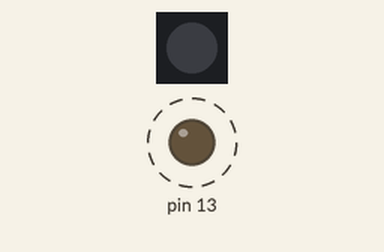
Recording of a sketch running on a simulated Arduino Mega 2560, built with avr-gcc and run on an emulated ATmega2560. Shown: 1 RGB LEDs in strip order, left to right, output pins drawn as LEDs (lit = HIGH). Dashed ring = blinking.

Above: at 0.5 s.
Timing chart, 0 to 4.6 s (numbered marks = the images above):
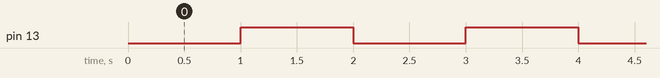

Measured:
- by itself, pin 13: alternates HIGH for 1.0 s and LOW for 1.0 s

The sketch:

blink.ino
```cpp
// Blink for SAMD21_USB by 10103.
//
// Although this is just an LED 'blink' test, it also
// references the APA102 via the DotStar library to turn
// the APA102 off, so could be considered a test of the
// DotStar/APA102 as well - even though it's not the
// most colourful way to test that component!

#include <Adafruit_DotStar.h>
#include <SPI.h>

// Define DOTSTAR DATA and CLOCK pins for the SAMD21_USB board
#define DATAPIN    41
#define CLOCKPIN   40

// There is only one pixel on the board
#define NUMPIXELS 1

// We reference the APA102 LED on the board so that we can turn it off,
// otherwise it defaults to a distractingly bright pinky-purple colour.
Adafruit_DotStar strip(1, DATAPIN, CLOCKPIN, DOTSTAR_BRG);

int onoff = LOW;

void setup() {

  pinMode(13, OUTPUT);
  strip.begin(); // Initialize pins for output
  strip.setBrightness(25);
  strip.show();  // Turn all LEDs off ASAP

}

void loop() {

  blinkLED(1000);

}

void blinkLED (int wait) {

  delay (wait);
  onoff = !onoff;
  digitalWrite(13, onoff);

}
```
